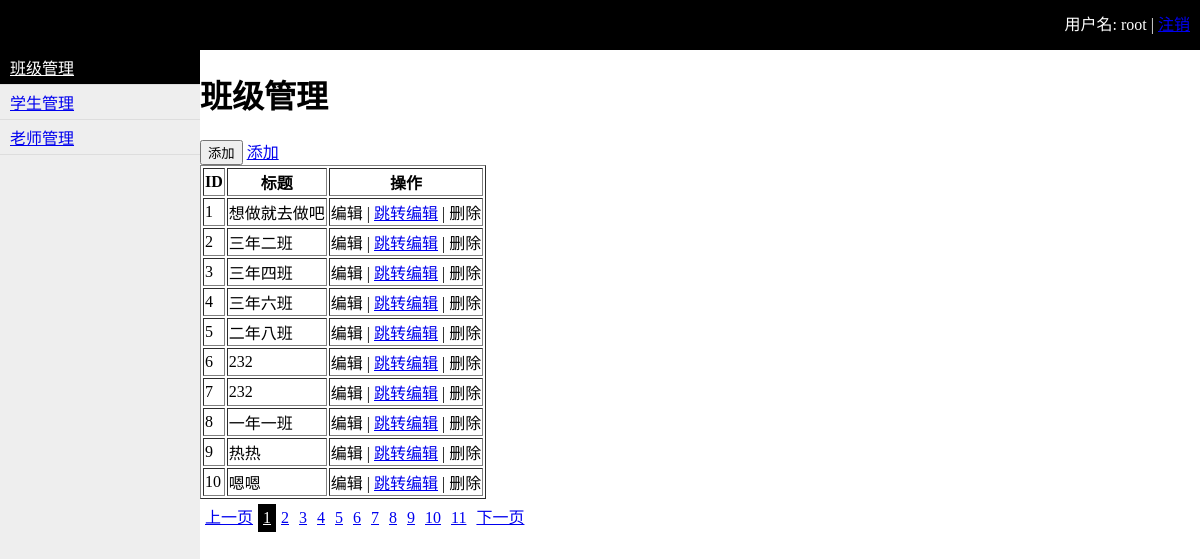
/classes.html (signed in), run on the app's committed database.
### app/models.py (models this page shows)
class Classes(models.Model):
  caption = models.CharField(max_length=32)

### app/views.py (the view)
    def inner(request, *args, **kwargs):
        is_login = request.session.get('is_login')
        if is_login:
            return func(request, *args, **kwargs)
        else:
            return redirect('/login.html')

### app/views.py (called while the page is built, shortened)
def auth(func):
    def inner(request, *args, **kwargs):
        is_login = request.session.get('is_login')
        if is_login:
            return func(request, *args, **kwargs)
        else:
            return redirect('/login.html')
    return inner

@auth
def handle_classes(request):
  if request.method == 'GET':
    current_user = request.session.get('username')
    current_page = request.GET.get('p', 1)
    current_page = int(current_page)
    total_count = models.Classes.objects.all().count()
    from utils.page import PagerHelper
    obj = PagerHelper(total_count, current_page, '/classes.html', 10)
    pager = obj.pager_str()
    cls_list = models.Classes.objects.all()[obj.db_start:obj.db_end]
    return render(request, 'classes.html', {'username': current_user,'cls_list': cls_list, 'str_pager': pager})

### utils/page.py (called while the page is built)
  @property
  def db_start(self): # 起始页
    return (self.current_page - 1) * self.per_page

  @property
  def db_end(self): # 结束页
    return self.current_page * self.per_page

  def total_page(self):
    v, a = divmod(self.total_count, self.per_page)
    if a != 0:
      v += 1
    return v

### templates/classes.html (shortened to what this page needs)
{% extends "layout.html" %}
{% block content %}
  <h1>班级管理</h1>
  <div>
    <input type="button" id="id_add" value="添加" />
    <a href="/add_classes.html">添加</a>
  </div>
  <table border="1">
    <thead>
      <tr>
        <th>ID</th>
        <th>标题</th>
        <th>操作</th>
      </tr>
    </thead>
    <tbody>
      {% for item in cls_list %}
        <tr>
          <td _value="id">{{ item.id }}</td>
          <td _value="caption">{{ item.caption }}</td>
          <td>
            <a class="td-edit">编辑</a> | <a target="_blank" href="/edit_classes.html?nid={{ item.id }}">跳转编辑</a> | <a class="td-delete">删除</a>
          </td>
        </tr>
      {% endfor %}
    </tbody>
  </table>
  <div class="pagination">
    {{ str_pager|safe }}
  </div>
{% endblock %}

### templates/layout.html (shortened to what this page needs)
<!DOCTYPE html>
<html lang="en">
<head>
</head>
<body>
  <div style="height: 50px; background-color: black; color: #fff">
    <div style="float: right; line-height: 50px; margin-right: 10px;">用户名: {{username}} | <a href="/logout.html">注销</a></div>
  </div>
  <div>
    <div class='menu' style="position: absolute; top: 50px; left: 0; bottom: 0; width: 200px; height: 100%; background-color: #eee">
      <a id="menu_class" class="" href="/classes.html">班级管理</a>
      <a id="menu_student" class="" href="/student.html">学生管理</a>
      <a id="menu_teacher" class="" href="/teacher.html">老师管理</a>
    </div>
    <div style="position: absolute; top: 50px; left: 200px; width: 80%; right: 0; bottom: 0;">
      {% block content %} {% endblock %}
    </div>
  </div>
</body>
</html>

### data on the page
Classes: id "1", caption "想做就去做吧"
Classes: id "2", caption "三年二班"
Classes: id "3", caption "三年四班"
Classes: id "4", caption "三年六班"
Classes: id "5", caption "二年八班"
Classes: id "6", caption "232"
Classes: id "7", caption "232"
Classes: id "8", caption "一年一班"
Classes: id "9", caption "热热"
Classes: id "10", caption "嗯嗯"

### other printed values
{{ username }} "root"
{{ str_pager|safe }} "上一页 1 2 3 4 5 6 7 8 9 10 11 下一页"
